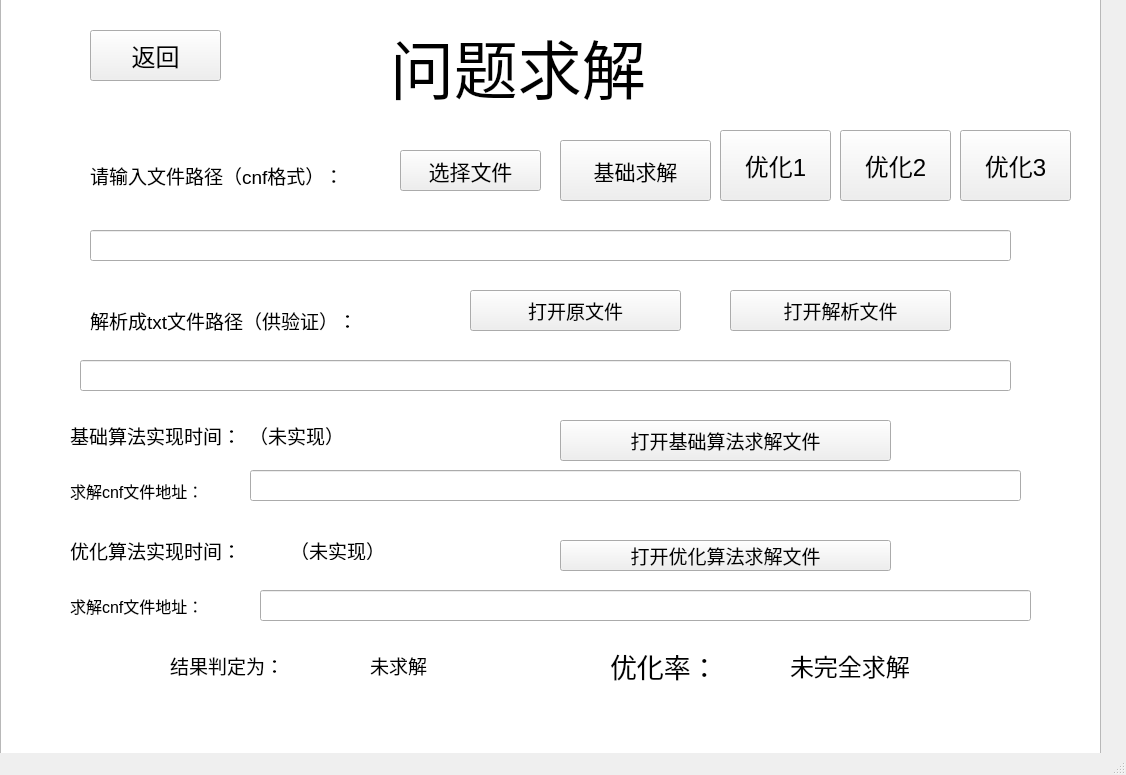
<?xml version="1.0" encoding="UTF-8"?>
<ui version="4.0">
 <class>MainWindow</class>
 <widget class="QMainWindow" name="MainWindow">
  <property name="geometry">
   <rect>
    <x>0</x>
    <y>0</y>
    <width>1126</width>
    <height>775</height>
   </rect>
  </property>
  <property name="windowTitle">
   <string>MainWindow</string>
  </property>
  <widget class="QWidget" name="centralwidget">
   <widget class="QListView" name="listView">
    <property name="geometry">
     <rect>
      <x>0</x>
      <y>-20</y>
      <width>1101</width>
      <height>811</height>
     </rect>
    </property>
    <property name="font">
     <font>
      <pointsize>11</pointsize>
     </font>
    </property>
   </widget>
   <widget class="QLabel" name="label">
    <property name="geometry">
     <rect>
      <x>390</x>
      <y>20</y>
      <width>401</width>
      <height>91</height>
     </rect>
    </property>
    <property name="font">
     <font>
      <family>Arial</family>
      <pointsize>48</pointsize>
     </font>
    </property>
    <property name="text">
     <string>问题求解</string>
    </property>
   </widget>
   <widget class="QPushButton" name="file_choose">
    <property name="geometry">
     <rect>
      <x>400</x>
      <y>150</y>
      <width>141</width>
      <height>41</height>
     </rect>
    </property>
    <property name="font">
     <font>
      <family>Arial</family>
      <pointsize>16</pointsize>
     </font>
    </property>
    <property name="text">
     <string>选择文件</string>
    </property>
   </widget>
   <widget class="QLabel" name="saved_path_label">
    <property name="geometry">
     <rect>
      <x>90</x>
      <y>300</y>
      <width>331</width>
      <height>41</height>
     </rect>
    </property>
    <property name="font">
     <font>
      <family>Arial</family>
      <pointsize>14</pointsize>
     </font>
    </property>
    <property name="text">
     <string>解析成txt文件路径（供验证）：</string>
    </property>
   </widget>
   <widget class="QLabel" name="judge_label">
    <property name="geometry">
     <rect>
      <x>170</x>
      <y>650</y>
      <width>141</width>
      <height>31</height>
     </rect>
    </property>
    <property name="font">
     <font>
      <family>Arial</family>
      <pointsize>14</pointsize>
     </font>
    </property>
    <property name="text">
     <string>结果判定为：</string>
    </property>
   </widget>
   <widget class="QLabel" name="judge">
    <property name="geometry">
     <rect>
      <x>370</x>
      <y>640</y>
      <width>141</width>
      <height>51</height>
     </rect>
    </property>
    <property name="font">
     <font>
      <family>Arial</family>
      <pointsize>14</pointsize>
     </font>
    </property>
    <property name="text">
     <string>未求解</string>
    </property>
   </widget>
   <widget class="QLabel" name="dpll_address_label">
    <property name="geometry">
     <rect>
      <x>70</x>
      <y>470</y>
      <width>191</width>
      <height>41</height>
     </rect>
    </property>
    <property name="font">
     <font>
      <family>Arial</family>
      <pointsize>12</pointsize>
     </font>
    </property>
    <property name="text">
     <string>求解cnf文件地址：</string>
    </property>
   </widget>
   <widget class="QLabel" name="cdcl_time_label">
    <property name="geometry">
     <rect>
      <x>70</x>
      <y>530</y>
      <width>191</width>
      <height>41</height>
     </rect>
    </property>
    <property name="font">
     <font>
      <family>Arial</family>
      <pointsize>14</pointsize>
     </font>
    </property>
    <property name="text">
     <string>优化算法实现时间：</string>
    </property>
   </widget>
   <widget class="QLabel" name="cdcl_time">
    <property name="geometry">
     <rect>
      <x>290</x>
      <y>540</y>
      <width>131</width>
      <height>20</height>
     </rect>
    </property>
    <property name="font">
     <font>
      <family>Arial</family>
      <pointsize>14</pointsize>
     </font>
    </property>
    <property name="text">
     <string>（未实现）</string>
    </property>
   </widget>
   <widget class="QLabel" name="cdcl_address_label">
    <property name="geometry">
     <rect>
      <x>70</x>
      <y>570</y>
      <width>181</width>
      <height>71</height>
     </rect>
    </property>
    <property name="font">
     <font>
      <family>Arial</family>
      <pointsize>12</pointsize>
     </font>
    </property>
    <property name="text">
     <string>求解cnf文件地址：</string>
    </property>
   </widget>
   <widget class="QLabel" name="rate_label">
    <property name="geometry">
     <rect>
      <x>610</x>
      <y>640</y>
      <width>131</width>
      <height>51</height>
     </rect>
    </property>
    <property name="font">
     <font>
      <family>Arial</family>
      <pointsize>20</pointsize>
     </font>
    </property>
    <property name="text">
     <string>优化率：</string>
    </property>
   </widget>
   <widget class="QLabel" name="optimization_rate">
    <property name="geometry">
     <rect>
      <x>790</x>
      <y>650</y>
      <width>171</width>
      <height>31</height>
     </rect>
    </property>
    <property name="font">
     <font>
      <family>Arial</family>
      <pointsize>18</pointsize>
     </font>
    </property>
    <property name="text">
     <string>未完全求解</string>
    </property>
   </widget>
   <widget class="QPushButton" name="upload_back">
    <property name="geometry">
     <rect>
      <x>90</x>
      <y>30</y>
      <width>131</width>
      <height>51</height>
     </rect>
    </property>
    <property name="font">
     <font>
      <family>Arial</family>
      <pointsize>18</pointsize>
     </font>
    </property>
    <property name="text">
     <string>返回</string>
    </property>
   </widget>
   <widget class="QLabel" name="label_4">
    <property name="geometry">
     <rect>
      <x>90</x>
      <y>150</y>
      <width>311</width>
      <height>51</height>
     </rect>
    </property>
    <property name="font">
     <font>
      <family>Arial</family>
      <pointsize>14</pointsize>
     </font>
    </property>
    <property name="text">
     <string>请输入文件路径（cnf格式）：</string>
    </property>
   </widget>
   <widget class="QLineEdit" name="cnf_path">
    <property name="geometry">
     <rect>
      <x>90</x>
      <y>230</y>
      <width>921</width>
      <height>31</height>
     </rect>
    </property>
    <property name="frame">
     <bool>true</bool>
    </property>
   </widget>
   <widget class="QPushButton" name="save_button">
    <property name="geometry">
     <rect>
      <x>730</x>
      <y>290</y>
      <width>221</width>
      <height>41</height>
     </rect>
    </property>
    <property name="font">
     <font>
      <family>Arial</family>
      <pointsize>14</pointsize>
     </font>
    </property>
    <property name="text">
     <string>打开解析文件</string>
    </property>
   </widget>
   <widget class="QLineEdit" name="saved_path">
    <property name="geometry">
     <rect>
      <x>80</x>
      <y>360</y>
      <width>931</width>
      <height>31</height>
     </rect>
    </property>
   </widget>
   <widget class="QPushButton" name="source_button">
    <property name="geometry">
     <rect>
      <x>470</x>
      <y>290</y>
      <width>211</width>
      <height>41</height>
     </rect>
    </property>
    <property name="font">
     <font>
      <family>Arial</family>
      <pointsize>14</pointsize>
     </font>
    </property>
    <property name="text">
     <string>打开原文件</string>
    </property>
   </widget>
   <widget class="QPushButton" name="solve_button">
    <property name="geometry">
     <rect>
      <x>560</x>
      <y>140</y>
      <width>151</width>
      <height>61</height>
     </rect>
    </property>
    <property name="font">
     <font>
      <family>Arial</family>
      <pointsize>16</pointsize>
     </font>
    </property>
    <property name="text">
     <string>基础求解</string>
    </property>
   </widget>
   <widget class="QLineEdit" name="dpll_address">
    <property name="geometry">
     <rect>
      <x>250</x>
      <y>470</y>
      <width>771</width>
      <height>31</height>
     </rect>
    </property>
   </widget>
   <widget class="QLineEdit" name="cdcl_address">
    <property name="geometry">
     <rect>
      <x>260</x>
      <y>590</y>
      <width>771</width>
      <height>31</height>
     </rect>
    </property>
   </widget>
   <widget class="QPushButton" name="dpll_button">
    <property name="geometry">
     <rect>
      <x>560</x>
      <y>420</y>
      <width>331</width>
      <height>41</height>
     </rect>
    </property>
    <property name="font">
     <font>
      <family>Arial</family>
      <pointsize>14</pointsize>
     </font>
    </property>
    <property name="text">
     <string>打开基础算法求解文件</string>
    </property>
   </widget>
   <widget class="QPushButton" name="cdcl_button">
    <property name="geometry">
     <rect>
      <x>560</x>
      <y>540</y>
      <width>331</width>
      <height>31</height>
     </rect>
    </property>
    <property name="font">
     <font>
      <family>Arial</family>
      <pointsize>14</pointsize>
     </font>
    </property>
    <property name="text">
     <string>打开优化算法求解文件</string>
    </property>
   </widget>
   <widget class="QWidget" name="layoutWidget">
    <property name="geometry">
     <rect>
      <x>70</x>
      <y>410</y>
      <width>351</width>
      <height>51</height>
     </rect>
    </property>
    <layout class="QHBoxLayout" name="horizontalLayout">
     <item>
      <widget class="QLabel" name="dpll_time_label">
       <property name="font">
        <font>
         <family>Arial</family>
         <pointsize>14</pointsize>
        </font>
       </property>
       <property name="text">
        <string>基础算法实现时间：</string>
       </property>
      </widget>
     </item>
     <item>
      <widget class="QLabel" name="dpll_time">
       <property name="font">
        <font>
         <family>Arial</family>
         <pointsize>14</pointsize>
        </font>
       </property>
       <property name="text">
        <string>（未实现）</string>
       </property>
      </widget>
     </item>
    </layout>
   </widget>
   <widget class="QPushButton" name="better_solve_button_1">
    <property name="geometry">
     <rect>
      <x>720</x>
      <y>130</y>
      <width>111</width>
      <height>71</height>
     </rect>
    </property>
    <property name="font">
     <font>
      <family>Arial</family>
      <pointsize>18</pointsize>
     </font>
    </property>
    <property name="text">
     <string>优化1</string>
    </property>
   </widget>
   <widget class="QPushButton" name="better_solve_button_2">
    <property name="geometry">
     <rect>
      <x>840</x>
      <y>130</y>
      <width>111</width>
      <height>71</height>
     </rect>
    </property>
    <property name="font">
     <font>
      <family>Arial</family>
      <pointsize>18</pointsize>
     </font>
    </property>
    <property name="text">
     <string>优化2</string>
    </property>
   </widget>
   <widget class="QPushButton" name="better_solve_button_3">
    <property name="geometry">
     <rect>
      <x>960</x>
      <y>130</y>
      <width>111</width>
      <height>71</height>
     </rect>
    </property>
    <property name="font">
     <font>
      <family>Arial</family>
      <pointsize>18</pointsize>
     </font>
    </property>
    <property name="text">
     <string>优化3</string>
    </property>
   </widget>
  </widget>
  <widget class="QMenuBar" name="menubar">
   <property name="geometry">
    <rect>
     <x>0</x>
     <y>0</y>
     <width>1126</width>
     <height>26</height>
    </rect>
   </property>
  </widget>
  <widget class="QStatusBar" name="statusbar"/>
 </widget>
 <resources/>
 <connections>
  <connection>
   <sender>file_choose</sender>
   <signal>clicked()</signal>
   <receiver>cnf_path</receiver>
   <slot>show()</slot>
   <hints>
    <hint type="sourcelabel">
     <x>540</x>
     <y>178</y>
    </hint>
    <hint type="destinationlabel">
     <x>621</x>
     <y>221</y>
    </hint>
   </hints>
  </connection>
 </connections>
</ui>
